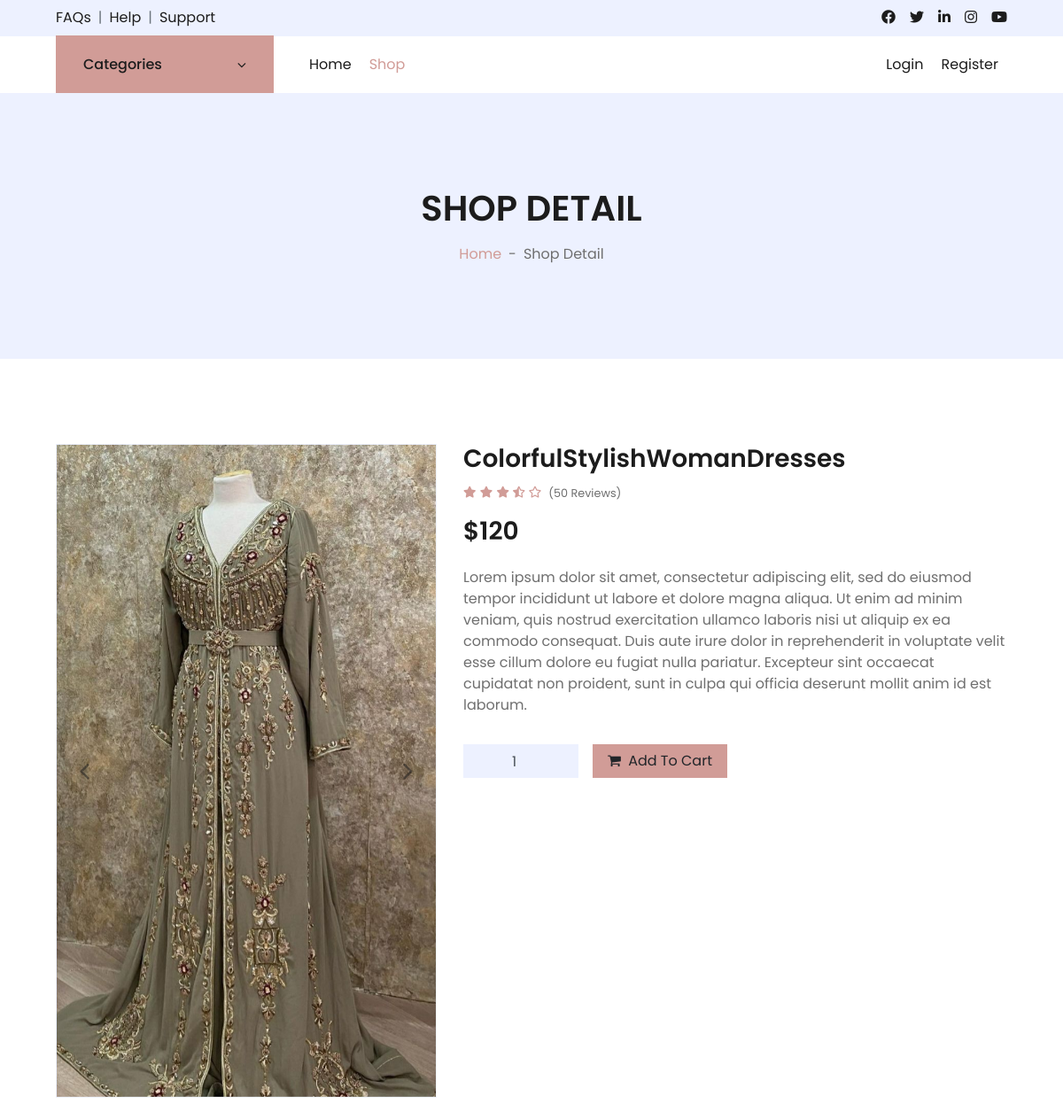
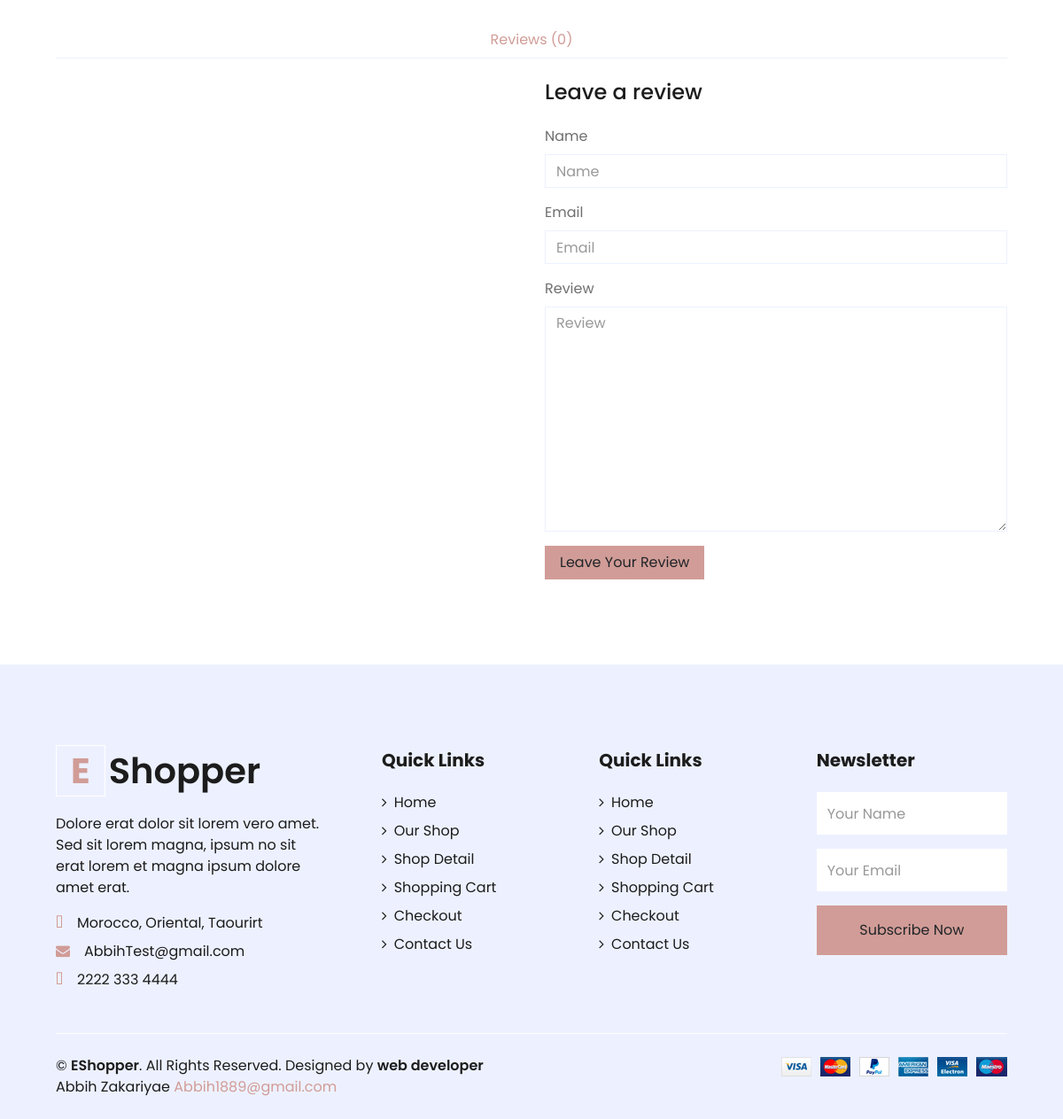
The app's page /Path_Details_Shop/colorfulstylishwomandresses with its own data (2 pictures, top to bottom).
### Product/models.py (models this page shows, shortened)
class Products(models.Model):
    category=models.ForeignKey(Categorys,on_delete=models.CASCADE)
    Name=models.CharField(max_length=255)
    Description=models.TextField()
    Price=models.PositiveIntegerField()
    DiscountPrice=models.PositiveIntegerField(null=True,blank=True,default=0)
    photo=models.ImageField(upload_to='PhotoProduct/')
    slug=models.SlugField(blank=True,null=True)

### Product/views.py (the view)
# urls.py: path('Path_Details_Shop/<slug>',ProductApp.PageShopDetails,name='Path_Details_Shop'),
    def PageShopDetails(request,slug):
        product=get_object_or_404(Products,slug=slug)
        reviews=Reviews.objects.filter(product=product)
        rev_count=reviews.count
        paginator=Paginator(reviews,3)
        page_number=request.GET.get('page')
        Page_obj=paginator.get_page(page_number)
        if request.method=='POST':
            form=FormReviews(request.POST)
            if form.is_valid():
                myform=form.save(commit=False)
                myform.product=product
                myform.save()
        else:form=FormReviews()
        return render(request,template_name='Shop/detail.html',  context=
        {
            "product":product,
            "form":form,
            "reviews":Page_obj,
            "rev_count":rev_count,
        })

### Product/form.py
class FormReviews(forms.ModelForm):
    class Meta:
        model=Reviews
        fields=['Name','Email','Review']

### Product/models.py (called while the page is built)
    def __str__(self) -> str:
        return self.Name

### Product/product_context_processor.py (called while the page is built)
def get_categorys(request):
    category=Categorys.objects.all()
    return {"category":category}

### templates/Shop/detail.html (shortened to what this page needs)
{%extends 'index.html'%}
{%load bootstrap4%}
{%load static%}
{%block content%}
    <div class="container-fluid bg-secondary mb-5">
        <div class="d-flex flex-column align-items-center justify-content-center" style="min-height: 300px">
            <h1 class="font-weight-semi-bold text-uppercase mb-3">Shop Detail</h1>
            <div class="d-inline-flex">
                <p class="m-0"><a href="">Home</a></p>
                <p class="m-0 px-2">-</p>
                <p class="m-0">Shop Detail</p>
            </div>
        </div>
    </div>
    <div class="container-fluid py-5">
        <div class="row px-xl-5">
            <div class="col-lg-5 pb-5">
                <div id="product-carousel" class="carousel slide" data-ride="carousel">
                    <div class="carousel-inner border">
                        <div class="carousel-item active">
                            <img class="w-100 h-100" src="{{product.photo.url}}" alt="Image">
                        </div>
                    </div>
                    <a class="carousel-control-prev" href="#product-carousel" data-slide="prev">
                        <i class="fa fa-2x fa-angle-left text-dark"></i>
                    </a>
                    <a class="carousel-control-next" href="#product-carousel" data-slide="next">
                        <i class="fa fa-2x fa-angle-right text-dark"></i>
                    </a>
                </div>
            </div>
            <div class="col-lg-7 pb-5">
                <h3 class="font-weight-semi-bold">{{product.Name}}</h3>
                <div class="d-flex mb-3">
                    <div class="text-primary mr-2">
                        <small class="fas fa-star"></small>
                        <small class="fas fa-star"></small>
                        <small class="fas fa-star"></small>
                        <small class="fas fa-star-half-alt"></small>
                        <small class="far fa-star"></small>
                    </div>
                    <small class="pt-1">(50 Reviews)</small>
                </div>
                {%if DiscountPrice > 0%}
                    <h3 class="font-weight-semi-bold mb-4">${{product.DiscountPrice}}</h3><del class="text-danger">${{product.Price}}</del></h6>
                {%else%}
                    <h3 class="font-weight-semi-bold mb-4">${{product.Price}}</h3>
                {%endif%}
                <p class="mb-4">{{product.Description}}</p>
                <div class="d-flex mb-3">
                    <form method="post" action="{%url 'Path_Add_Cart' product.slug%}">
                        <div class="d-flex align-items-center mb-4 pt-2">
                            <div class="input-group quantity mr-3" style="width: 130px;">
                                <input type="number" min="0" class="form-control bg-secondary text-center" value="1" name="quantity" required>
                            </div>
                            <button type="submit" class="btn btn-primary px-3"><i class="fa fa-shopping-cart mr-1"></i> Add To Cart</button>
                        </div>
                    </form>
                </div>
            </div>
        </div>
        <div class="row px-xl-5">
            <div class="col">
                <div class="nav nav-tabs justify-content-center border-secondary mb-4">
                    <a class="nav-item nav-link"  >Reviews ({{rev_count}})</a>
                </div>
                <div class="">
                    <div class="tab-pane " id="tab-pane-3">
                        <div class="row">
                            <div class="col-md-6">
                            </div>
                            <div class="col-md-6">
                                <h4 class="mb-4">Leave a review</h4>
                                <form method="POST" >
                                    <div class="form-group">
                                       {%  bootstrap_form form %}
                                    </div>
                                    <div class="form-group mb-0">
                                        <button type="submit"  class="btn btn-primary px-3">Leave Your Review</button>
                                    </div>
                                </form>
                            </div>
                        </div>
                    </div>
                </div>
            </div>
        </div>
    </div>
{%endblock%}

### records on screen
Products: photo (picture), Name "ColorfulStylishWomanDresses", Price "120", Description "Lorem ipsum dolor sit amet, consectetur adipiscing elit, sed do eiusmod tempor incididunt ut labore et dolore magna aliqua. Ut enim ad minim veniam, quis nostrud exercitation ullamco laboris nisi ut aliquip ex ea commodo consequat. Duis aute irure dolor in reprehenderit in voluptate velit esse cillum dolore eu fugiat nulla pariatur. Excepteur sint occaecat cupidatat non proident, sunt in culpa qui officia deserunt mollit anim id est laborum."

### other values on screen
{{ rev_count }} "0"
